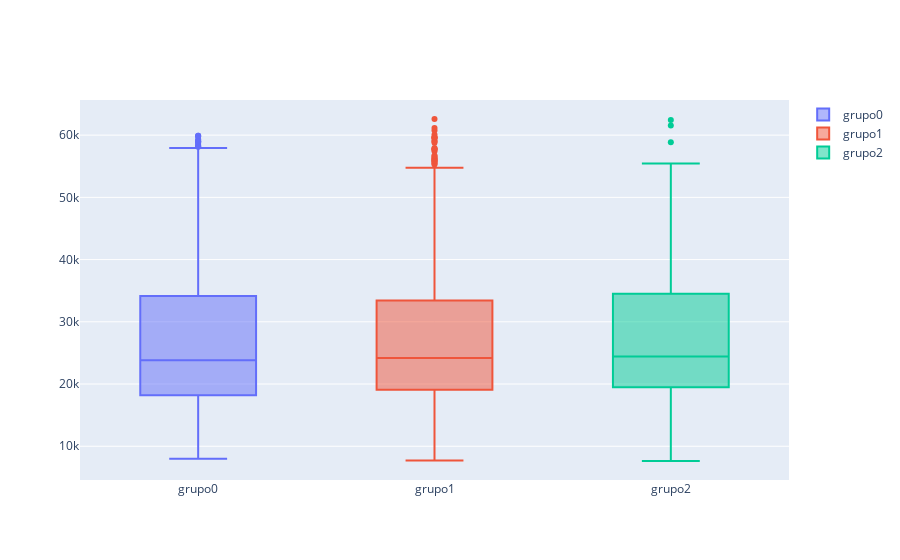

Notebook source saved alongside this figure:
### Code cell
# dict for the dataframes and their names
dfs = {"grupo0" : grupo0, "grupo1": grupo1, "grupo2" : grupo2}

# plot the data
fig = go.Figure()

for i in dfs:
    fig = fig.add_trace(go.Box(y = dfs[i]["Costo_Anual_Estudio"], 
                                   name = i))
fig.show()

### Figure 1 — Plotly figure (JSON) as saved in the notebook; plotly's stock layout.template omitted (floating-point values rounded to 4 significant figures; data arrays with more than 128 entries replaced by an {"elided": "..."} marker saying what was removed)
{"data": [{"name": "grupo0", "type": "box", "y": {"elided": "556 int values"}}, {"name": "grupo1", "type": "box", "y": {"elided": "556 int values"}}, {"name": "grupo2", "type": "box", "y": {"elided": "239 int values"}}], "layout": {}}
